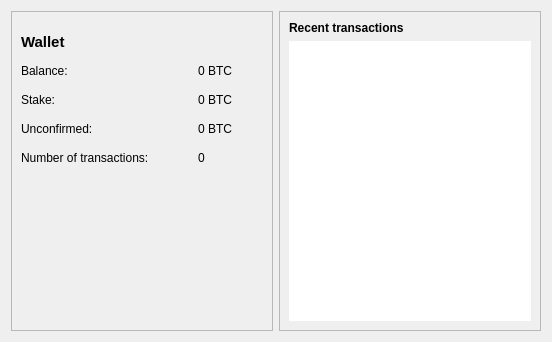
<?xml version="1.0" encoding="UTF-8"?>
<ui version="4.0">
 <class>OverviewPage</class>
 <widget class="QWidget" name="OverviewPage">
  <property name="geometry">
   <rect>
    <x>0</x>
    <y>0</y>
    <width>552</width>
    <height>342</height>
   </rect>
  </property>
  <property name="windowTitle">
   <string>Form</string>
  </property>
  <layout class="QHBoxLayout" name="horizontalLayout" stretch="1,1">
   <item>
    <layout class="QVBoxLayout" name="verticalLayout_2">
     <item>
      <widget class="QFrame" name="frame">
       <property name="frameShape">
        <enum>QFrame::StyledPanel</enum>
       </property>
       <property name="frameShadow">
        <enum>QFrame::Raised</enum>
       </property>
       <widget class="QLabel" name="label">
        <property name="geometry">
         <rect>
          <x>10</x>
          <y>51</y>
          <width>58</width>
          <height>17</height>
         </rect>
        </property>
        <property name="text">
         <string>Balance:</string>
        </property>
       </widget>
       <widget class="QLabel" name="labelBalance">
        <property name="geometry">
         <rect>
          <x>187</x>
          <y>51</y>
          <width>39</width>
          <height>17</height>
         </rect>
        </property>
        <property name="text">
         <string notr="true">0 BTC</string>
        </property>
       </widget>
       <widget class="QLabel" name="label_2">
        <property name="geometry">
         <rect>
          <x>10</x>
          <y>138</y>
          <width>165</width>
          <height>17</height>
         </rect>
        </property>
        <property name="text">
         <string>Number of transactions:</string>
        </property>
       </widget>
       <widget class="QLabel" name="labelNumTransactions">
        <property name="geometry">
         <rect>
          <x>187</x>
          <y>138</y>
          <width>16</width>
          <height>17</height>
         </rect>
        </property>
        <property name="text">
         <string>0</string>
        </property>
       </widget>
       <widget class="QLabel" name="label_3">
        <property name="geometry">
         <rect>
          <x>10</x>
          <y>109</y>
          <width>93</width>
          <height>17</height>
         </rect>
        </property>
        <property name="text">
         <string>Unconfirmed:</string>
        </property>
       </widget>
       <widget class="QLabel" name="labelUnconfirmed">
        <property name="geometry">
         <rect>
          <x>187</x>
          <y>109</y>
          <width>39</width>
          <height>17</height>
         </rect>
        </property>
        <property name="text">
         <string notr="true">0 BTC</string>
        </property>
       </widget>
       <widget class="QLabel" name="label_6">
        <property name="geometry">
         <rect>
          <x>10</x>
          <y>80</y>
          <width>42</width>
          <height>17</height>
         </rect>
        </property>
        <property name="text">
         <string>Stake:</string>
        </property>
       </widget>
       <widget class="QLabel" name="labelStake">
        <property name="geometry">
         <rect>
          <x>187</x>
          <y>80</y>
          <width>39</width>
          <height>17</height>
         </rect>
        </property>
        <property name="text">
         <string notr="true">0 BTC</string>
        </property>
       </widget>
       <widget class="QLabel" name="label_5">
        <property name="geometry">
         <rect>
          <x>10</x>
          <y>22</y>
          <width>47</width>
          <height>17</height>
         </rect>
        </property>
        <property name="font">
         <font>
          <pointsize>11</pointsize>
          <weight>75</weight>
          <bold>true</bold>
         </font>
        </property>
        <property name="text">
         <string>Wallet</string>
        </property>
       </widget>
       <widget class="QLabel" name="label_wallet_bgcoin">
        <property name="geometry">
         <rect>
          <x>30</x>
          <y>170</y>
          <width>191</width>
          <height>141</height>
         </rect>
        </property>
        <property name="text">
         <string/>
        </property>
        <property name="pixmap">
         <pixmap>../res/images/TurboStake_splash.png</pixmap>
        </property>
        <property name="scaledContents">
         <bool>true</bool>
        </property>
        <property name="alignment">
         <set>Qt::AlignCenter</set>
        </property>
       </widget>
      </widget>
     </item>
    </layout>
   </item>
   <item>
    <layout class="QVBoxLayout" name="verticalLayout_3">
     <item>
      <widget class="QFrame" name="frame_2">
       <property name="frameShape">
        <enum>QFrame::StyledPanel</enum>
       </property>
       <property name="frameShadow">
        <enum>QFrame::Raised</enum>
       </property>
       <layout class="QVBoxLayout" name="verticalLayout">
        <item>
         <widget class="QLabel" name="label_4">
          <property name="text">
           <string>&lt;b&gt;Recent transactions&lt;/b&gt;</string>
          </property>
         </widget>
        </item>
        <item>
         <widget class="QListView" name="listTransactions">
          <property name="frameShape">
           <enum>QFrame::NoFrame</enum>
          </property>
          <property name="verticalScrollBarPolicy">
           <enum>Qt::ScrollBarAlwaysOff</enum>
          </property>
          <property name="horizontalScrollBarPolicy">
           <enum>Qt::ScrollBarAlwaysOff</enum>
          </property>
         </widget>
        </item>
       </layout>
      </widget>
     </item>
    </layout>
   </item>
  </layout>
 </widget>
 <resources>
  <include location="../../../../blehcoin/src/qt/blehcoin.qrc"/>
  <include location="../blehcoin.qrc"/>
 </resources>
 <connections/>
</ui>
